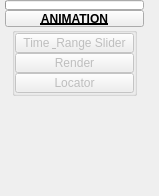
<?xml version="1.0" encoding="UTF-8"?>
<ui version="4.0">
 <class>QtUi</class>
 <widget class="QMainWindow" name="QtUi">
  <property name="enabled">
   <bool>true</bool>
  </property>
  <property name="geometry">
   <rect>
    <x>0</x>
    <y>0</y>
    <width>159</width>
    <height>196</height>
   </rect>
  </property>
  <property name="minimumSize">
   <size>
    <width>0</width>
    <height>0</height>
   </size>
  </property>
  <property name="maximumSize">
   <size>
    <width>999</width>
    <height>999</height>
   </size>
  </property>
  <property name="windowTitle">
   <string>Toolkit</string>
  </property>
  <property name="tabShape">
   <enum>QTabWidget::Triangular</enum>
  </property>
  <property name="dockNestingEnabled">
   <bool>true</bool>
  </property>
  <property name="dockOptions">
   <set>QMainWindow::AllowNestedDocks|QMainWindow::AllowTabbedDocks|QMainWindow::AnimatedDocks|QMainWindow::ForceTabbedDocks</set>
  </property>
  <widget class="QWidget" name="mainWindow">
   <widget class="QWidget" name="layoutWidget_2">
    <property name="geometry">
     <rect>
      <x>5</x>
      <y>0</y>
      <width>139</width>
      <height>151</height>
     </rect>
    </property>
    <layout class="QGridLayout" name="gridLayout">
     <property name="spacing">
      <number>0</number>
     </property>
     <item row="0" column="1" colspan="2">
      <widget class="TkProgressBar" name="progressBar">
       <property name="sizePolicy">
        <sizepolicy hsizetype="Ignored" vsizetype="Fixed">
         <horstretch>0</horstretch>
         <verstretch>0</verstretch>
        </sizepolicy>
       </property>
       <property name="minimumSize">
        <size>
         <width>0</width>
         <height>10</height>
        </size>
       </property>
       <property name="maximumSize">
        <size>
         <width>16777215</width>
         <height>10</height>
        </size>
       </property>
       <property name="value">
        <number>0</number>
       </property>
       <property name="textVisible">
        <bool>false</bool>
       </property>
      </widget>
     </item>
     <item row="2" column="1" colspan="2">
      <layout class="QHBoxLayout" name="horizontalLayout">
       <item>
        <layout class="QVBoxLayout" name="verticalLayout">
         <property name="spacing">
          <number>0</number>
         </property>
         <item>
          <widget class="QGroupBox" name="animation">
           <property name="minimumSize">
            <size>
             <width>125</width>
             <height>20</height>
            </size>
           </property>
           <property name="maximumSize">
            <size>
             <width>125</width>
             <height>999</height>
            </size>
           </property>
           <property name="title">
            <string/>
           </property>
           <layout class="QVBoxLayout" name="verticalLayout_3">
            <property name="spacing">
             <number>0</number>
            </property>
            <property name="leftMargin">
             <number>0</number>
            </property>
            <property name="topMargin">
             <number>0</number>
            </property>
            <property name="rightMargin">
             <number>0</number>
            </property>
            <property name="bottomMargin">
             <number>0</number>
            </property>
            <item>
             <widget class="QPushButton" name="b2211">
              <property name="enabled">
               <bool>false</bool>
              </property>
              <property name="minimumSize">
               <size>
                <width>0</width>
                <height>20</height>
               </size>
              </property>
              <property name="maximumSize">
               <size>
                <width>999</width>
                <height>20</height>
               </size>
              </property>
              <property name="toolTip">
               <string>Toggle Animation Time and Range Sliders</string>
              </property>
              <property name="text">
               <string>Time &amp; Range Slider</string>
              </property>
              <property name="iconSize">
               <size>
                <width>18</width>
                <height>18</height>
               </size>
              </property>
             </widget>
            </item>
            <item>
             <widget class="QPushButton" name="b0271">
              <property name="enabled">
               <bool>false</bool>
              </property>
              <property name="minimumSize">
               <size>
                <width>0</width>
                <height>20</height>
               </size>
              </property>
              <property name="maximumSize">
               <size>
                <width>999</width>
                <height>20</height>
               </size>
              </property>
              <property name="toolTip">
               <string>Render Current Frame</string>
              </property>
              <property name="text">
               <string>Render</string>
              </property>
              <property name="iconSize">
               <size>
                <width>18</width>
                <height>18</height>
               </size>
              </property>
             </widget>
            </item>
            <item>
             <widget class="QPushButton" name="b1321">
              <property name="enabled">
               <bool>false</bool>
              </property>
              <property name="minimumSize">
               <size>
                <width>0</width>
                <height>20</height>
               </size>
              </property>
              <property name="maximumSize">
               <size>
                <width>999</width>
                <height>20</height>
               </size>
              </property>
              <property name="toolTip">
               <string>Creates a locator object on the grid</string>
              </property>
              <property name="layoutDirection">
               <enum>Qt::LeftToRight</enum>
              </property>
              <property name="text">
               <string>Locator</string>
              </property>
             </widget>
            </item>
           </layout>
          </widget>
         </item>
         <item>
          <spacer name="verticalSpacer">
           <property name="orientation">
            <enum>Qt::Vertical</enum>
           </property>
           <property name="sizeHint" stdset="0">
            <size>
             <width>20</width>
             <height>40</height>
            </size>
           </property>
          </spacer>
         </item>
        </layout>
       </item>
       <item>
        <layout class="QVBoxLayout" name="verticalLayout_2">
         <property name="spacing">
          <number>12</number>
         </property>
        </layout>
       </item>
      </layout>
     </item>
     <item row="1" column="1" colspan="2">
      <widget class="TkPushButton_Draggable" name="d000">
       <property name="minimumSize">
        <size>
         <width>19</width>
         <height>17</height>
        </size>
       </property>
       <property name="maximumSize">
        <size>
         <width>999</width>
         <height>17</height>
        </size>
       </property>
       <property name="font">
        <font>
         <weight>75</weight>
         <bold>true</bold>
         <underline>true</underline>
        </font>
       </property>
       <property name="text">
        <string>ANIMATION</string>
       </property>
       <property name="checkable">
        <bool>true</bool>
       </property>
      </widget>
     </item>
    </layout>
   </widget>
  </widget>
 </widget>
 <customwidgets>
  <customwidget>
   <class>TkPushButton_Draggable</class>
   <extends>QPushButton</extends>
   <header>widgets.tkpushbuttondraggable.h</header>
  </customwidget>
  <customwidget>
   <class>TkProgressBar</class>
   <extends>QProgressBar</extends>
   <header>widgets.tkprogressbar.h</header>
  </customwidget>
 </customwidgets>
 <resources/>
 <connections/>
 <designerdata>
  <property name="gridDeltaX">
   <number>5</number>
  </property>
  <property name="gridDeltaY">
   <number>10</number>
  </property>
  <property name="gridSnapX">
   <bool>true</bool>
  </property>
  <property name="gridSnapY">
   <bool>true</bool>
  </property>
  <property name="gridVisible">
   <bool>true</bool>
  </property>
 </designerdata>
</ui>
